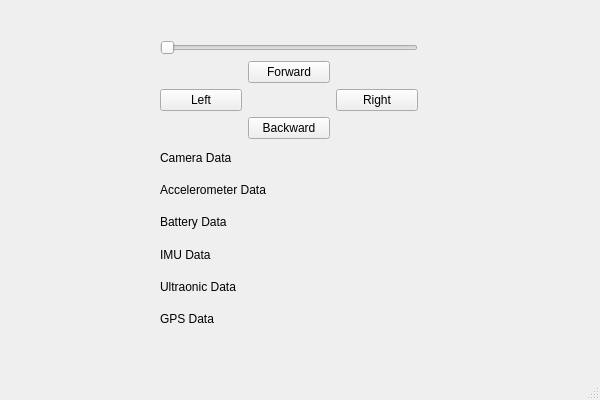
<?xml version="1.0" encoding="UTF-8"?>
<ui version="4.0">
 <class>MainWindow</class>
 <widget class="QMainWindow" name="MainWindow">
  <property name="geometry">
   <rect>
    <x>0</x>
    <y>0</y>
    <width>600</width>
    <height>400</height>
   </rect>
  </property>
  <property name="maximumSize">
   <size>
    <width>600</width>
    <height>400</height>
   </size>
  </property>
  <property name="windowTitle">
   <string>MainWindow</string>
  </property>
  <widget class="QWidget" name="centralwidget">
   <widget class="QWidget" name="widget" native="true">
    <property name="geometry">
     <rect>
      <x>10</x>
      <y>20</y>
      <width>571</width>
      <height>341</height>
     </rect>
    </property>
    <widget class="QWidget" name="">
     <property name="geometry">
      <rect>
       <x>150</x>
       <y>20</y>
       <width>258</width>
       <height>292</height>
      </rect>
     </property>
     <layout class="QVBoxLayout" name="verticalLayout">
      <item>
       <widget class="QSlider" name="speedSlider">
        <property name="orientation">
         <enum>Qt::Horizontal</enum>
        </property>
       </widget>
      </item>
      <item>
       <layout class="QGridLayout" name="gridLayout">
        <item row="2" column="1">
         <widget class="QPushButton" name="backwardButton">
          <property name="text">
           <string>Backward</string>
          </property>
         </widget>
        </item>
        <item row="0" column="1">
         <widget class="QPushButton" name="forwardButton">
          <property name="text">
           <string>Forward</string>
          </property>
         </widget>
        </item>
        <item row="1" column="2">
         <widget class="QPushButton" name="rightButton">
          <property name="text">
           <string>Right</string>
          </property>
         </widget>
        </item>
        <item row="1" column="0">
         <widget class="QPushButton" name="leftButton">
          <property name="text">
           <string>Left</string>
          </property>
         </widget>
        </item>
       </layout>
      </item>
      <item>
       <widget class="QLabel" name="cameraLabel">
        <property name="text">
         <string>Camera Data</string>
        </property>
       </widget>
      </item>
      <item>
       <widget class="QLabel" name="accelerometerLabel">
        <property name="text">
         <string>Accelerometer Data</string>
        </property>
       </widget>
      </item>
      <item>
       <widget class="QLabel" name="batteryLabel">
        <property name="text">
         <string>Battery Data</string>
        </property>
       </widget>
      </item>
      <item>
       <widget class="QLabel" name="imuLabel">
        <property name="text">
         <string>IMU Data</string>
        </property>
       </widget>
      </item>
      <item>
       <widget class="QLabel" name="ultrasonicLabel">
        <property name="text">
         <string>Ultraonic Data</string>
        </property>
       </widget>
      </item>
      <item>
       <widget class="QLabel" name="gpsLabel">
        <property name="text">
         <string>GPS Data</string>
        </property>
       </widget>
      </item>
     </layout>
    </widget>
   </widget>
  </widget>
  <widget class="QMenuBar" name="menubar">
   <property name="geometry">
    <rect>
     <x>0</x>
     <y>0</y>
     <width>600</width>
     <height>25</height>
    </rect>
   </property>
  </widget>
  <widget class="QStatusBar" name="statusbar"/>
 </widget>
 <resources/>
 <connections/>
</ui>
